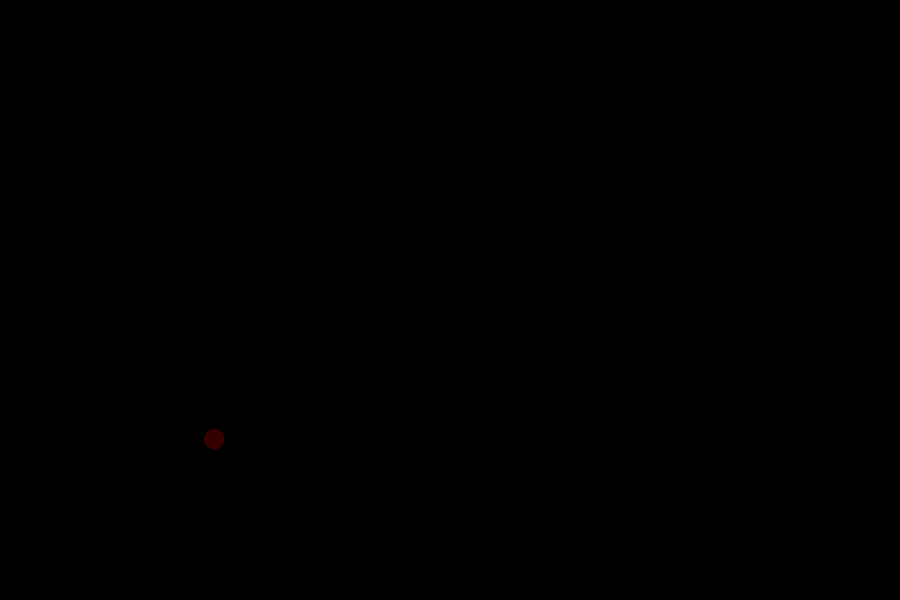
Frame 1 (no input)
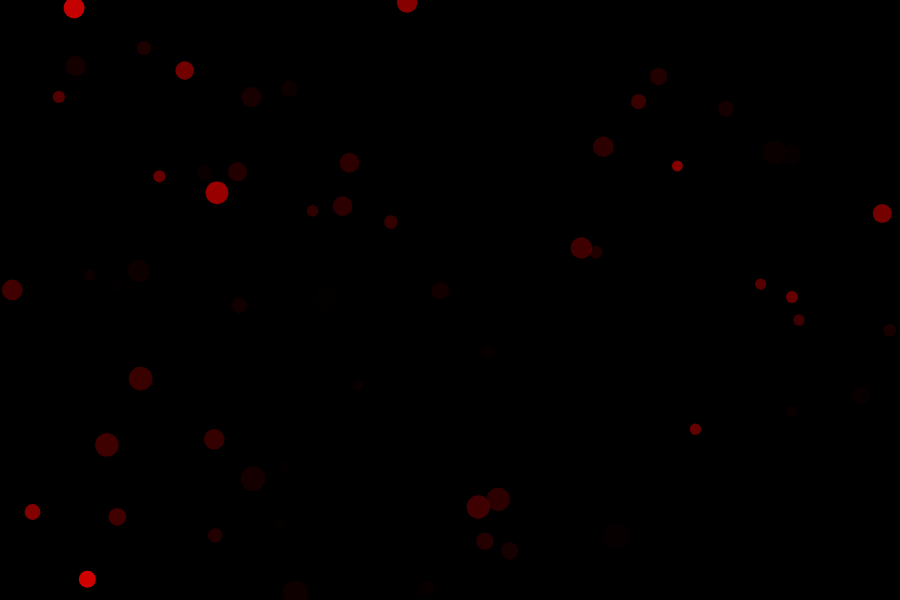
Frame 60 (no input)
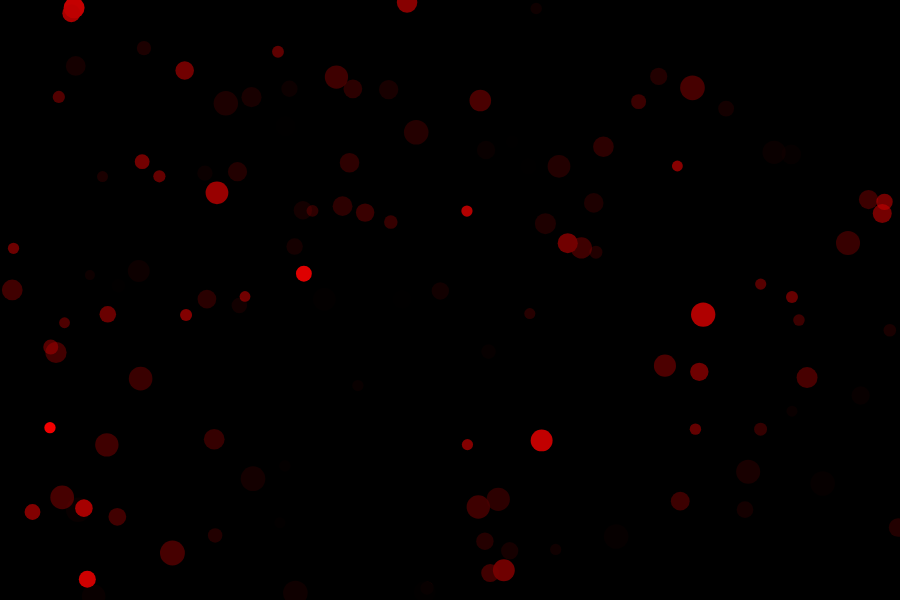
Frame 120 (the mouse pressed at the canvas centre since frame 60)

The p5.js sketch that drew these frames (run headless with seeded random() and noise() and a simulated clock; from frame 60 on, the mouse is pressed at the canvas centre):

// p5.js sketch
// ── sketch.js
////////////////////////////////////
// COURSERA GRAPHICS PROGRAMMING
////////////////////////////////////
function setup() {
    createCanvas(900, 600);
    background(0);
    randomSeed(5);
}
//////////////////////////////////////////
function draw() {

    var randX = random(0, width);
    var randY = random(0, height);

    noStroke();
    fill(random(255), 0, 0, random(255));
    var size = random(10, 25)
    ellipse(randX, randY, size, size)
    
}
